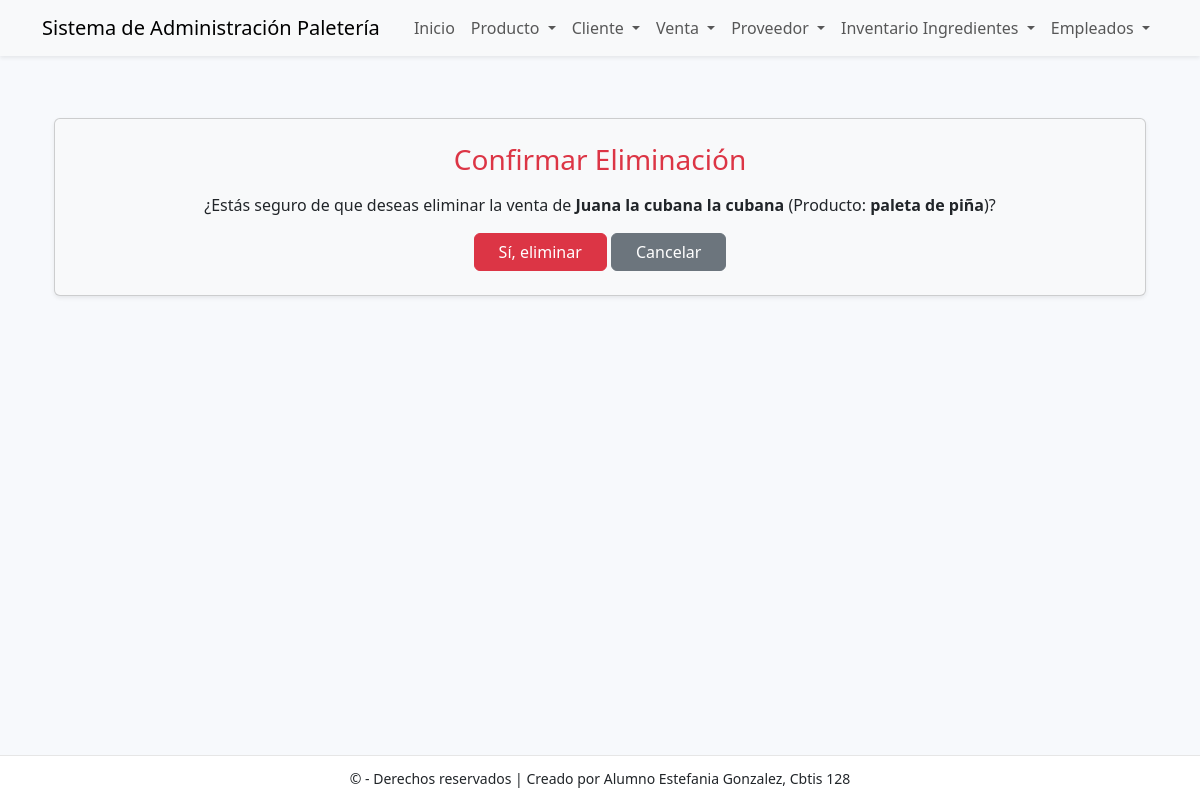
Page /venta/borrar/1/ on the committed database.
### app_Paleteria/models.py (models this page shows, shortened)
class Venta(models.Model):
    id_venta = models.AutoField(primary_key=True)
    fecha_venta = models.DateField(auto_now_add=True)
    cantidad = models.IntegerField()
    total = models.DecimalField(max_digits=10, decimal_places=2)
    metodo_pago = models.CharField(max_length=50)
    estado = models.CharField(max_length=50, blank=True)
    observaciones = models.CharField(max_length=200, blank=True)
    id_cliente = models.ForeignKey(
        Cliente,
        on_delete=models.CASCADE,
        db_column='id_cliente'
    )
    id_producto = models.ForeignKey(
        Producto,
        on_delete=models.CASCADE,
        db_column='id_producto'
    )
    id_empleado = models.ForeignKey(
        Empleado,
        on_delete=models.CASCADE,
        db_column='id_empleado'
    )

class Cliente(models.Model):
    id_cliente = models.AutoField(primary_key=True)
    nombre = models.CharField(max_length=100)
    apellido = models.CharField(max_length=100)
    telefono = models.CharField(max_length=50)
    email = models.CharField(max_length=100)
    direccion = models.CharField(max_length=100)
    fecha_registro = models.DateField(auto_now_add=True)
    ciudad = models.CharField(max_length=100, blank=True)

class Producto(models.Model):
    id_producto = models.AutoField(primary_key=True)
    nombre = models.CharField(max_length=100)
    sabor = models.CharField(max_length=100)
    precio = models.DecimalField(max_digits=10, decimal_places=2)
    stock = models.IntegerField()
    tipo = models.CharField(max_length=100)
    fecha_elaboracion = models.DateField()
    descripcion = models.CharField(max_length=200, blank=True)
    id_ingrediente = models.ForeignKey(
        InventarioIngrediente,
        on_delete=models.CASCADE,
        db_column='id_ingrediente'
    )

### app_Paleteria/views.py (the view)
# urls.py: path('venta/borrar/<int:id>/', views.borrar_venta, name='borrar_venta'),
def borrar_venta(request, id):
    venta = get_object_or_404(Venta, id_venta=id)
    if request.method == "POST":
        venta.delete()
        return redirect('ver_venta')
    return render(request, 'venta/borrar_venta.html', {'venta': venta})

### app_Paleteria/templates/venta/borrar_venta.html (shortened to what this page needs)
{% extends 'base.html' %}
{% block content %}
<div class="container mt-5 text-center">
  <div class="card shadow-sm p-4 bg-light rounded">
    <h3 class="mb-3 text-danger">Confirmar Eliminación</h3>
    <p>¿Estás seguro de que deseas eliminar la venta de
      <strong>{{ venta.id_cliente.nombre }} {{ venta.id_cliente.apellido }}</strong>
      (Producto: <strong>{{ venta.id_producto.nombre }}</strong>)?</p>
    <form method="POST">
      <button type="submit" class="btn btn-danger px-4">Sí, eliminar</button>
      <a href="{% url 'ver_venta' %}" class="btn btn-secondary px-4">Cancelar</a>
    </form>
  </div>
</div>
{% endblock %}

### app_Paleteria/templates/base.html (style rules this page uses)
body { padding-top: 70px; padding-bottom: 70px; background:#f7f9fc; }

### rows in the picture
Venta: id_cliente.nombre "Juana la cubana", id_cliente.apellido "la cubana", id_producto.nombre "paleta de piña"
